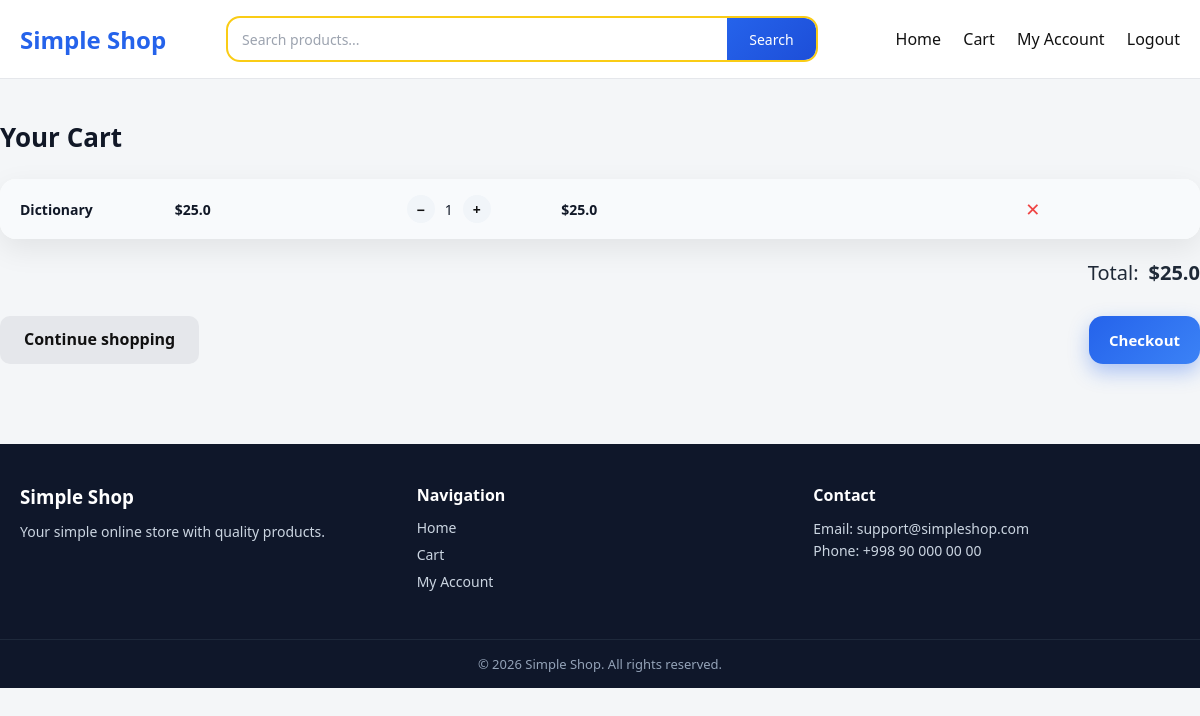
/cart (signed in), run on an earlier commit of the app's database.
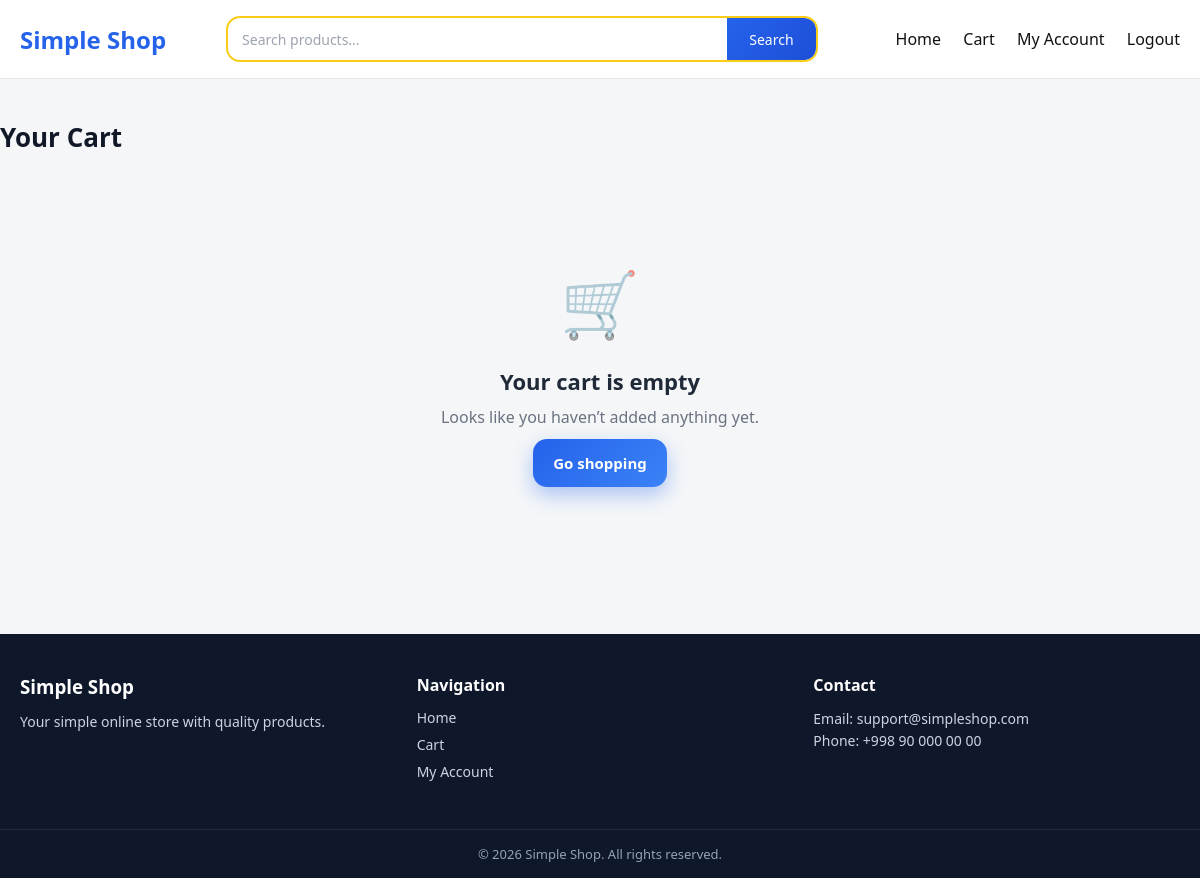
And on a later commit of the database.
### tables this page shows
CREATE TABLE cart (
    id INTEGER PRIMARY KEY AUTOINCREMENT,
    user_id INTEGER,
    product_id INTEGER,
    quantity INTEGER
);

CREATE TABLE products (
    id INTEGER PRIMARY KEY AUTOINCREMENT,
    name TEXT,
    price REAL,
    image TEXT,
    category_id INTEGER
);

### app.py (the view)
@app.route("/cart")
def cart():
    if "user_id" not in session:
        return redirect("/login")
    user_id = session["user_id"]
    con = get_db()
    cur = con.cursor()
    items = cur.execute("""
        SELECT products.id, products.name, products.price, cart.quantity
        FROM cart
        JOIN products ON cart.product_id = products.id
        WHERE cart.user_id=?
    """, (user_id,)).fetchall()
    con.close()
    total = sum(i[2] * i[3] for i in items)
    return render_template(
        "shop/cart.html",
        items=items,
        total=total,
        cart_count=get_cart_count()
    )

### app.py (called while the page is built)
def get_db():
    return sqlite3.connect(
        "database.db",
        timeout=10,
        check_same_thread=False
    )

def get_cart_count():
    if "user_id" not in session or session.get("is_admin"):
        return 0
    con = get_db()
    cur = con.cursor()
    count = cur.execute(
        "SELECT COALESCE(SUM(quantity), 0) FROM cart WHERE user_id=?",
        (session["user_id"],)
    ).fetchone()[0]
    con.close()
    return count

### templates/shop/cart.html (shortened to what this page needs)
{% extends "base.html" %}
{% block content %}
<section class="cart-section">
    <h2 class="section-title">Your Cart</h2>
    {% if items %}
    <div class="cart-table">
        {% for item in items %}
        <div class="cart-row">
            <div class="cart-name">{{ item[1] }}</div>
            <div class="cart-price">${{ item[2] }}</div>
            <div class="cart-qty">
                <a href="/cart/decrease/{{ item[0] }}" class="qty-btn">−</a>
                <span>{{ item[3] }}</span>
                <a href="/cart/increase/{{ item[0] }}" class="qty-btn">+</a>
            </div>
            <div class="cart-total">
                ${{ item[2] * item[3] }}
            </div>
            <a href="/cart/remove/{{ item[0] }}" class="cart-remove">✕</a>
        </div>
        {% endfor %}
    </div>
    <div class="cart-summary">
        <span>Total:</span>
        <strong>${{ total }}</strong>
    </div>
    <div class="cart-actions">
        <a href="/dashboard" class="btn-secondary">Continue shopping</a>
        <a href="/checkout" class="btn-primary">Checkout</a>
    </div>
    {% else %}
    <div class="empty-cart">
        <div class="empty-icon">🛒</div>
        <h3>Your cart is empty</h3>
        <p>Looks like you haven’t added anything yet.</p>
        <a href="/dashboard" class="btn-primary">Go shopping</a>
    </div>
    {% endif %}
</section>
{% endblock %}

### templates/base.html (shortened to what this page needs)
<!DOCTYPE html>
<html lang="en">
<head>
    <link rel="stylesheet" href="/static/css/shop.css">
</head>
<body>
<header class="main-header">
    <div class="header-inner">
        <div class="logo">Simple Shop</div>
        <form class="search-bar" action="/search" method="get">
            <input type="search" name="q" placeholder="Search products...">
            <button type="submit">Search</button>
        </form>
        <nav class="top-menu">
            <a href="/dashboard">Home</a>
            {% if not session.get("is_admin") %}
                <a href="/cart">Cart</a>
            {% endif %}
            <a href="/profile">My Account</a>
            <a href="/logout">Logout</a>
        </nav>
    </div>
</header>
<main>
    {% block content %}{% endblock %}
</main>
<footer class="footer">
    <div class="footer-inner">
        <div class="footer-col">
            <h3>Simple Shop</h3>
            <p>Your simple online store with quality products.</p>
        </div>
        <div class="footer-col">
            <h4>Navigation</h4>
            <a href="/dashboard">Home</a>
            <a href="/cart">Cart</a>
            <a href="/profile">My Account</a>
        </div>
        <div class="footer-col">
            <h4>Contact</h4>
            <p>Email: support@simpleshop.com</p>
            <p>Phone: +998 90 000 00 00</p>
        </div>
    </div>
    <div class="footer-bottom">
        © 2026 Simple Shop. All rights reserved.
    </div>
</footer>
</body>
</html>

### static/css/shop.css (style rules this page uses)
* { margin: 0; padding: 0; box-sizing: border-box; font-family: 'Segoe UI', Arial, sans-serif; }
body { background: #f4f6f8; color: #1f2937; }
.main-header { background: #fff; border-bottom: 1px solid #e5e7eb; }
.header-inner { max-width: 1200px; margin: auto; padding: 16px 20px; display: flex; align-items: center; gap: 20px; }
.logo { font-size: 24px; font-weight: 700; color: #2563eb; }
.search-bar { flex: 1; display: flex; }
.search-bar input { flex: 1; padding: 12px; border: 1px solid #d1d5db; border-radius: 10px 0 0 10px; }
.search-bar button { padding: 12px 22px; border: none; background: #2563eb; color: white; border-radius: 0 10px 10px 0; cursor: pointer; }
.top-menu a { margin-left: 18px; text-decoration: none; color: #111; font-weight: 500; }
.section-title { font-size: 28px; margin-bottom: 20px; }
.cart-section { max-width: 1200px; margin: 40px auto; }
.empty-cart { text-align: center; padding: 80px 20px; }
.empty-icon { font-size: 64px; margin-bottom: 20px; opacity: 0.6; }
.empty-cart h3 { font-size: 22px; margin-bottom: 10px; }
.empty-cart p { color: #6b7280; margin-bottom: 24px; }
.btn-primary { background: #2563eb; color: #fff; padding: 12px 24px; border-radius: 10px; text-decoration: none; font-weight: 600; }
.btn-primary { background: linear-gradient(135deg, #2563eb, #3b82f6); color: #fff; border: none; border-radius: 14px; padding: 14px 20px; font-size: 15px; font-weight: 600; cursor: pointer; transition: transform 0.15s ease, box-shadow 0.15s ease, background 0.15s ease; box-shadow: 0 8px 20px rgba(37, 99, 235, 0.35); }
.search-bar { flex: 1; margin: 0 40px; display: flex; align-items: center; height: 46px; border: 2px solid #facc15; border-radius: 14px; overflow: hidden; background: #fff; transition: border-color 0.2s, box-shadow 0.2s; }
.search-bar input { flex: 1; height: 100%; padding: 0 14px; font-size: 14px; border: none; outline: none; background: transparent; }
.search-bar input::placeholder { color: #9ca3af; }
.search-bar button { height: 100%; padding: 0 22px; border: none; background: linear-gradient(135deg, #2563eb, #1d4ed8); color: white; font-size: 14px; font-weight: 500; cursor: pointer; transition: background 0.2s, transform 0.1s; }
.footer { background: #0f172a; color: #cbd5e1; margin-top: 80px; }
.footer-inner { max-width: 1200px; margin: 0 auto; padding: 40px 20px; display: grid; grid-template-columns: repeat(auto-fit, minmax(220px, 1fr)); gap: 30px; }
.footer-col h3, .footer-col h4 { color: #ffffff; margin-bottom: 12px; }
.footer-col p { font-size: 14px; line-height: 1.6; }
.footer-col a { display: block; color: #cbd5e1; font-size: 14px; margin-bottom: 8px; text-decoration: none; }
.footer-bottom { border-top: 1px solid #1e293b; text-align: center; padding: 15px; font-size: 13px; color: #94a3b8; }
.section-title { font-size: 26px; font-weight: 600; margin-bottom: 24px; color: #111827; }

What changed in the data, as far as the page shows it:
removed cart: name "Dictionary", price "25.0", quantity "1", item[2]*item[3] "25.0"
Also different on the page:
{{ total }}: "25.0" → (not shown)
text no longer shown: "Total: $ Continue shopping Checkout"
text now shown: "🛒 Your cart is empty Looks like you haven’t added anything yet. Go shopping"
